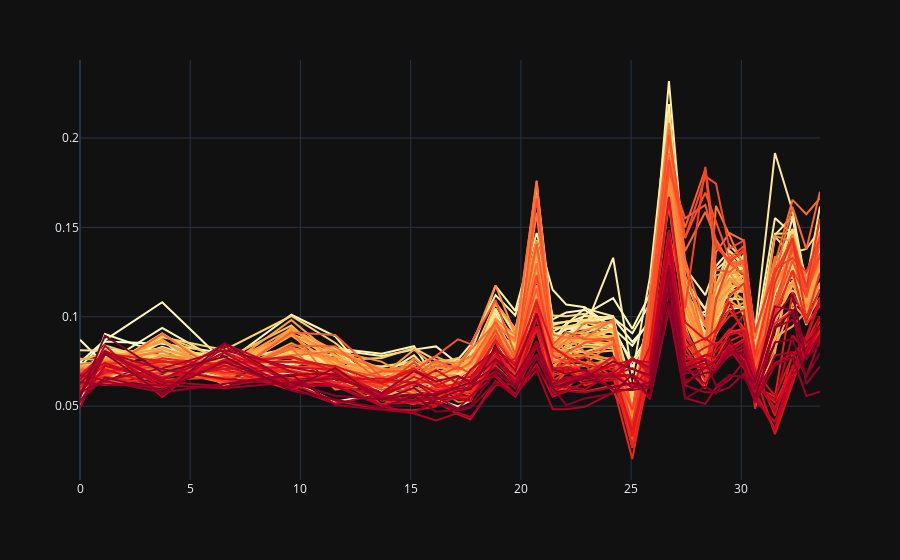

The cell this chart's notebook holds for it:
### Code cell
fig2=px.scatter()

for n,atim in enumerate(kobs.index):
    clr=mycm(n/len(kobs.index))
    clrs="rgb(%d,%d,%d)" % (clr[0]*255, clr[1]*255, clr[2]*255)
    label="%02d:%02d" % (atim.hour, atim.minute)
    trace1=go.Scatter(x=rel_sensor_pos, y=kobs.loc[atim,:], name=label,
                     line=dict(color=clrs), showlegend=False)
    fig2.add_trace(trace1) 
fig2
